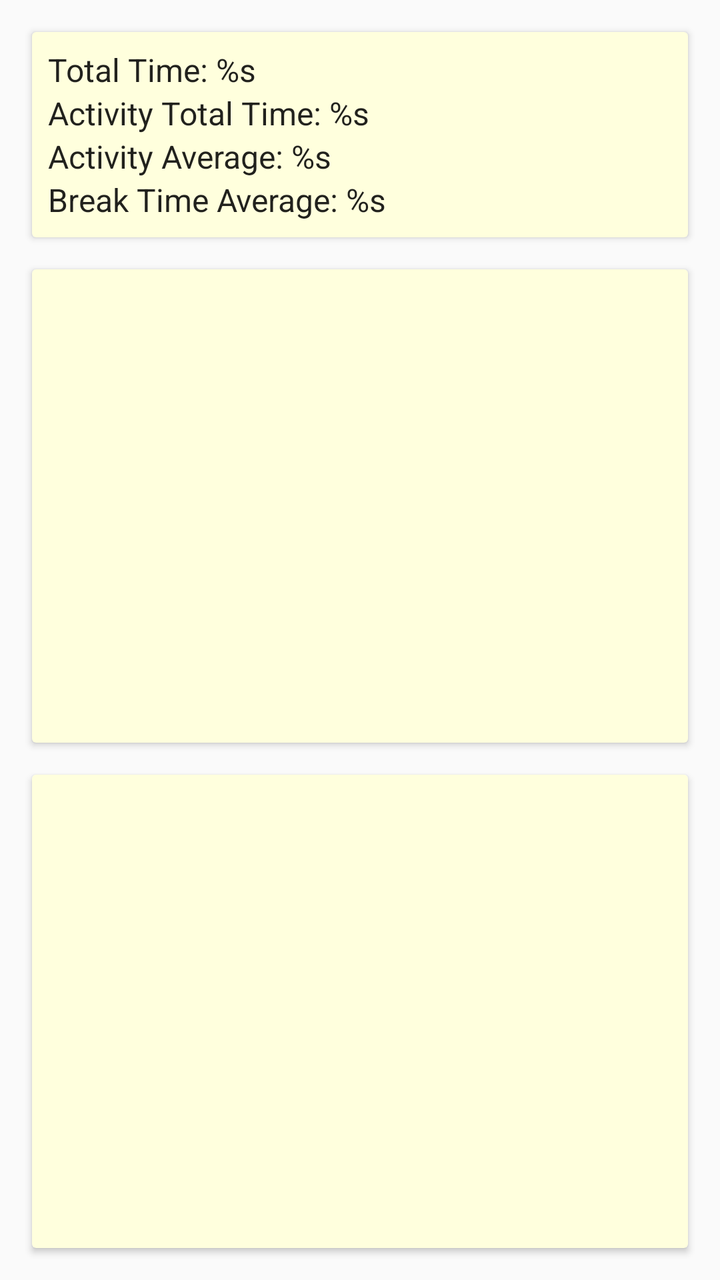
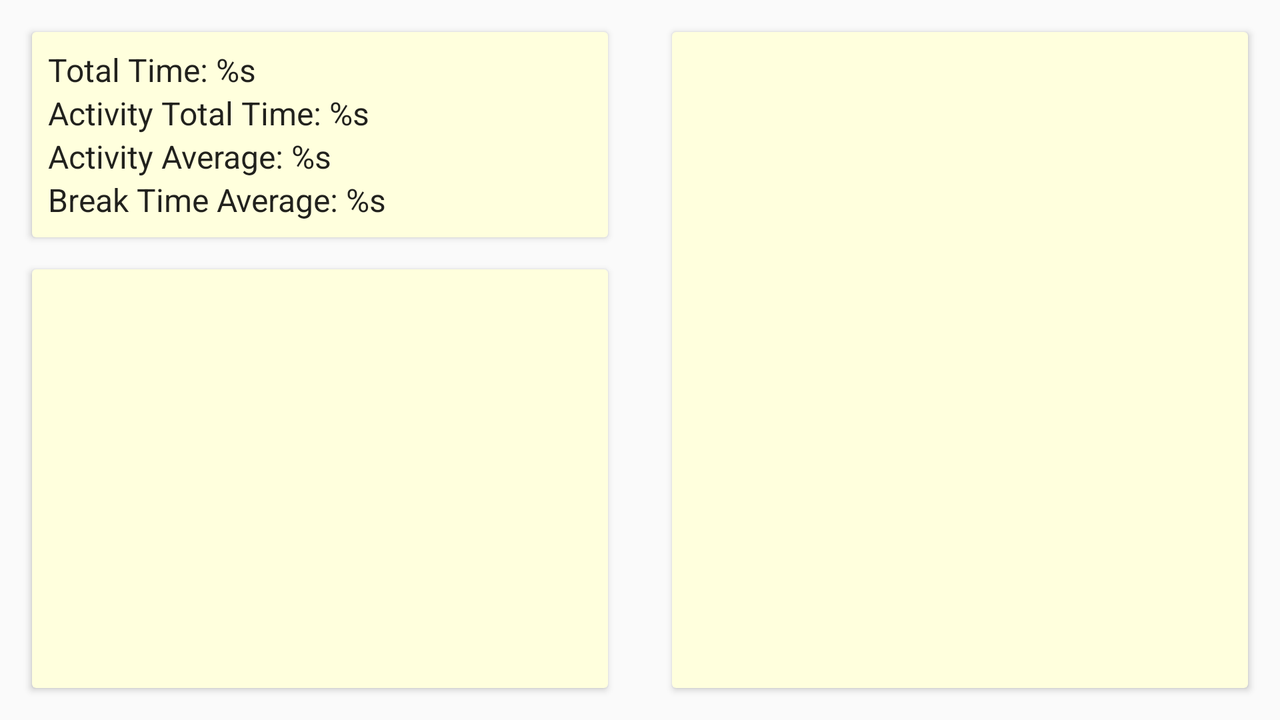

The same Android screen from two of the app's own layout files: first res/layout/ as a phone draws it, then the repository's variant for another configuration, drawn on a device whose configuration selects that folder. Both files follow.
<!-- AndroidManifest.xml: application theme AppTheme -->
<!-- res/layout/content_event_summary.xml -->
<?xml version="1.0" encoding="utf-8"?>
<android.support.constraint.ConstraintLayout xmlns:android="http://schemas.android.com/apk/res/android"
    xmlns:app="http://schemas.android.com/apk/res-auto"
    android:orientation="vertical"
    android:layout_width="match_parent"
    xmlns:tools="http://schemas.android.com/tools"
    tools:context=".EventSummaryActivity"
    tools:showIn="@layout/activity_event_summary"
    android:layout_height="match_parent"
    app:layout_behavior="@string/appbar_scrolling_view_behavior"
    >

    <android.support.v7.widget.CardView
        android:id="@+id/card_statistics"
        android:layout_width="0dp"
        android:layout_height="wrap_content"
        android:layout_margin="@dimen/base_layout_margin"
        app:layout_constraintLeft_toLeftOf="parent"
        app:layout_constraintStart_toStartOf="parent"
        app:layout_constraintRight_toRightOf="parent"
        app:layout_constraintEnd_toEndOf="parent"
        app:layout_constraintTop_toTopOf="parent"
        style="@style/CardStyle">
        <LinearLayout
            android:layout_width="match_parent"
            android:layout_height="wrap_content"
            android:padding="@dimen/small_layout_margin"
            android:orientation="vertical">
        <TextView
            android:layout_width="wrap_content"
            android:layout_height="wrap_content"
            android:id="@+id/label_time_total"
            android:textAppearance="@style/TextAppearance.AppCompat.Subhead"
            android:text="@string/label_time_total"/>

        <TextView
            android:layout_width="wrap_content"
            android:layout_height="wrap_content"
            android:id="@+id/label_activity_total"
            android:textAppearance="@style/TextAppearance.AppCompat.Subhead"
            android:text="@string/label_activity_total"/>

        <TextView
            android:layout_width="wrap_content"
            android:layout_height="wrap_content"
            android:id="@+id/label_activity_average"
            android:textAppearance="@style/TextAppearance.AppCompat.Subhead"
            android:text="@string/label_activity_average"/>

        <TextView
            android:layout_width="wrap_content"
            android:layout_height="wrap_content"
            android:id="@+id/label_break_average"
            android:textAppearance="@style/TextAppearance.AppCompat.Subhead"
            android:text="@string/label_break_average"/>
        </LinearLayout>
    </android.support.v7.widget.CardView>

    <android.support.v7.widget.CardView
        android:id="@+id/card_members"
        android:layout_width="0dp"
        android:layout_height="0dp"
        app:layout_constraintLeft_toLeftOf="parent"
        app:layout_constraintStart_toStartOf="parent"
        app:layout_constraintRight_toRightOf="parent"
        app:layout_constraintEnd_toEndOf="parent"
        app:layout_constraintTop_toBottomOf="@+id/card_details"
        app:layout_constraintBottom_toBottomOf="parent"
        app:layout_constraintVertical_weight="3"
        android:layout_margin="@dimen/base_layout_margin"
        style="@style/CardStyle">

        <android.support.v7.widget.RecyclerView
            android:layout_width="match_parent"
            android:layout_height="match_parent"
            android:padding="@dimen/small_layout_margin"
            android:id="@+id/recycler_members">
        </android.support.v7.widget.RecyclerView>

    </android.support.v7.widget.CardView>

    <android.support.v7.widget.CardView
        android:id="@+id/card_details"
        android:layout_width="0dp"
        android:layout_height="0dp"
        app:layout_constraintLeft_toLeftOf="parent"
        app:layout_constraintStart_toStartOf="parent"
        app:layout_constraintRight_toRightOf="parent"
        app:layout_constraintEnd_toEndOf="parent"
        app:layout_constraintTop_toBottomOf="@+id/card_statistics"
        app:layout_constraintBottom_toTopOf="@id/card_members"
        app:layout_constraintVertical_weight="3"
        android:layout_marginStart="@dimen/base_layout_margin"
        android:layout_marginLeft="@dimen/base_layout_margin"
        android:layout_marginEnd="@dimen/base_layout_margin"
        android:layout_marginRight="@dimen/base_layout_margin"
        android:layout_marginTop="@dimen/base_layout_margin"
        android:layout_marginBottom="0dp"
        style="@style/CardStyle">

        <android.support.v7.widget.RecyclerView
            android:layout_width="match_parent"
            android:layout_height="match_parent"
            android:padding="@dimen/small_layout_margin"
            android:id="@+id/recycler_pomodoro_list">
        </android.support.v7.widget.RecyclerView>

    </android.support.v7.widget.CardView>

</android.support.constraint.ConstraintLayout>
<!-- res/layout/activity_event_summary.xml (included above) -->
<?xml version="1.0" encoding="utf-8"?>
<android.support.design.widget.CoordinatorLayout xmlns:android="http://schemas.android.com/apk/res/android"
    xmlns:app="http://schemas.android.com/apk/res-auto"
    xmlns:tools="http://schemas.android.com/tools"
    android:layout_width="match_parent"
    android:layout_height="match_parent"
    android:background="@color/colorPrimaryDark"
    android:id="@+id/main_layout"
    tools:context="com.operationalsystems.pomodorotimer.EventSummaryActivity">


    <android.support.design.widget.AppBarLayout
        android:layout_width="match_parent"
        android:layout_height="wrap_content"
        android:theme="@style/AppTheme.AppBarOverlay">

        <android.support.v7.widget.Toolbar
            android:id="@+id/toolbar"
            android:layout_width="match_parent"
            android:layout_height="?attr/actionBarSize"
            android:background="?attr/colorPrimary"
            app:popupTheme="@style/AppTheme.PopupOverlay" />

    </android.support.design.widget.AppBarLayout>

    <include layout="@layout/content_event_summary" />

    <android.support.design.widget.FloatingActionButton
        android:id="@+id/fab"
        android:layout_width="wrap_content"
        android:layout_height="wrap_content"
        android:layout_gravity="bottom|end"
        android:layout_margin="@dimen/fab_margin"
        android:contentDescription="@string/fab_remove_event"
        app:srcCompat="@drawable/ic_remove_dk_24dp" />

</android.support.design.widget.CoordinatorLayout>
<!-- resources referenced by this layout -->
<resources>
  <color name="colorPrimaryDark">#1A66A1</color>
  <dimen name="base_layout_margin">16dp</dimen>
  <dimen name="fab_margin">16dp</dimen>
  <dimen name="small_layout_margin">8dp</dimen>
  <string name="label_activity_average">Activity Average: %s</string>
  <string name="label_activity_total">Activity Total Time: %s</string>
  <string name="label_break_average">Break Time Average: %s</string>
  <string name="label_time_total">Total Time: %s</string>
  <style name="AppTheme.AppBarOverlay" parent="ThemeOverlay.AppCompat.Dark.ActionBar" />
  <style name="AppTheme.PopupOverlay" parent="ThemeOverlay.AppCompat.Light" />
  <style name="CardStyle" parent="CardView">
          <item name="cardBackgroundColor">@color/item_selector</item>
      </style>
  <style name="AppTheme" parent="Theme.AppCompat.Light.DarkActionBar">
          
          <item name="colorPrimary">@color/colorPrimary</item>
          <item name="colorPrimaryDark">@color/colorPrimaryDark</item>
          <item name="colorAccent">@color/colorAccent</item>
      </style>
  <color name="colorPrimary">#1B75BB</color>
  <color name="colorAccent">#8BC53F</color>
</resources>
<!-- res/layout-land/content_event_summary.xml (the repository's variant of the layout above) -->
<!-- drawn on the phone turned sideways -->
<?xml version="1.0" encoding="utf-8"?>
<android.support.constraint.ConstraintLayout xmlns:android="http://schemas.android.com/apk/res/android"
    xmlns:app="http://schemas.android.com/apk/res-auto"
    android:orientation="vertical"
    android:layout_width="match_parent"
    xmlns:tools="http://schemas.android.com/tools"
    tools:context=".EventSummaryActivity"
    tools:showIn="@layout/activity_event_summary"
    android:layout_height="match_parent"
    app:layout_behavior="@string/appbar_scrolling_view_behavior"
    >

    <android.support.constraint.Guideline
        android:id="@+id/guide_middle"
        android:layout_width="0dp"
        android:layout_height="0dp"
        android:orientation="vertical"
        app:layout_constraintGuide_percent="0.5" />

    <android.support.v7.widget.CardView
        android:layout_width="0dp"
        android:layout_height="wrap_content"
        android:id="@+id/card_statistics"
        android:layout_margin="@dimen/base_layout_margin"
        app:layout_constraintLeft_toLeftOf="parent"
        app:layout_constraintStart_toStartOf="parent"
        app:layout_constraintRight_toLeftOf="@id/guide_middle"
        app:layout_constraintEnd_toStartOf="@id/guide_middle"
        app:layout_constraintTop_toTopOf="parent"
        style="@style/CardStyle">
        <LinearLayout
            android:layout_width="match_parent"
            android:layout_height="wrap_content"
            android:padding="@dimen/small_layout_margin"
            android:orientation="vertical">
            <TextView
                android:layout_width="wrap_content"
                android:layout_height="wrap_content"
                android:id="@+id/label_time_total"
                android:textAppearance="@style/TextAppearance.AppCompat.Subhead"
                android:text="@string/label_time_total"/>

            <TextView
                android:layout_width="wrap_content"
                android:layout_height="wrap_content"
                android:id="@+id/label_activity_total"
                android:textAppearance="@style/TextAppearance.AppCompat.Subhead"
                android:text="@string/label_activity_total"/>

            <TextView
                android:layout_width="wrap_content"
                android:layout_height="wrap_content"
                android:id="@+id/label_activity_average"
                android:textAppearance="@style/TextAppearance.AppCompat.Subhead"
                android:text="@string/label_activity_average"/>

            <TextView
                android:layout_width="wrap_content"
                android:layout_height="wrap_content"
                android:id="@+id/label_break_average"
                android:textAppearance="@style/TextAppearance.AppCompat.Subhead"
                android:text="@string/label_break_average"/>
        </LinearLayout>
    </android.support.v7.widget.CardView>

    <android.support.v7.widget.CardView
        android:layout_width="0dp"
        android:layout_height="0dp"
        android:layout_margin="@dimen/base_layout_margin"
        app:layout_constraintTop_toTopOf="parent"
        app:layout_constraintBottom_toBottomOf="parent"
        app:layout_constraintStart_toEndOf="@id/guide_middle"
        app:layout_constraintRight_toRightOf="parent"
        app:layout_constraintEnd_toEndOf="parent"
        style="@style/CardStyle">

        <android.support.v7.widget.RecyclerView
            android:layout_width="match_parent"
            android:layout_height="wrap_content"
            android:padding="@dimen/small_layout_margin"
            android:id="@+id/recycler_pomodoro_list">
        </android.support.v7.widget.RecyclerView>

    </android.support.v7.widget.CardView>

    <android.support.v7.widget.CardView
        android:layout_width="0dp"
        android:layout_height="0dp"
        android:layout_margin="@dimen/base_layout_margin"
        app:layout_constraintTop_toBottomOf="@+id/card_statistics"
        app:layout_constraintBottom_toBottomOf="parent"
        app:layout_constraintLeft_toLeftOf="parent"
        app:layout_constraintStart_toStartOf="parent"
        app:layout_constraintEnd_toStartOf="@id/guide_middle"
        style="@style/CardStyle">

        <android.support.v7.widget.RecyclerView
            android:padding="@dimen/small_layout_margin"
            android:layout_width="match_parent"
            android:layout_height="wrap_content"
            android:id="@+id/recycler_members">
        </android.support.v7.widget.RecyclerView>

    </android.support.v7.widget.CardView>
</android.support.constraint.ConstraintLayout>
<!-- res/layout/content_event_summary.xml (included above) -->
<?xml version="1.0" encoding="utf-8"?>
<android.support.constraint.ConstraintLayout xmlns:android="http://schemas.android.com/apk/res/android"
    xmlns:app="http://schemas.android.com/apk/res-auto"
    android:orientation="vertical"
    android:layout_width="match_parent"
    xmlns:tools="http://schemas.android.com/tools"
    tools:context=".EventSummaryActivity"
    tools:showIn="@layout/activity_event_summary"
    android:layout_height="match_parent"
    app:layout_behavior="@string/appbar_scrolling_view_behavior"
    >

    <android.support.v7.widget.CardView
        android:id="@+id/card_statistics"
        android:layout_width="0dp"
        android:layout_height="wrap_content"
        android:layout_margin="@dimen/base_layout_margin"
        app:layout_constraintLeft_toLeftOf="parent"
        app:layout_constraintStart_toStartOf="parent"
        app:layout_constraintRight_toRightOf="parent"
        app:layout_constraintEnd_toEndOf="parent"
        app:layout_constraintTop_toTopOf="parent"
        style="@style/CardStyle">
        <LinearLayout
            android:layout_width="match_parent"
            android:layout_height="wrap_content"
            android:padding="@dimen/small_layout_margin"
            android:orientation="vertical">
        <TextView
            android:layout_width="wrap_content"
            android:layout_height="wrap_content"
            android:id="@+id/label_time_total"
            android:textAppearance="@style/TextAppearance.AppCompat.Subhead"
            android:text="@string/label_time_total"/>

        <TextView
            android:layout_width="wrap_content"
            android:layout_height="wrap_content"
            android:id="@+id/label_activity_total"
            android:textAppearance="@style/TextAppearance.AppCompat.Subhead"
            android:text="@string/label_activity_total"/>

        <TextView
            android:layout_width="wrap_content"
            android:layout_height="wrap_content"
            android:id="@+id/label_activity_average"
            android:textAppearance="@style/TextAppearance.AppCompat.Subhead"
            android:text="@string/label_activity_average"/>

        <TextView
            android:layout_width="wrap_content"
            android:layout_height="wrap_content"
            android:id="@+id/label_break_average"
            android:textAppearance="@style/TextAppearance.AppCompat.Subhead"
            android:text="@string/label_break_average"/>
        </LinearLayout>
    </android.support.v7.widget.CardView>

    <android.support.v7.widget.CardView
        android:id="@+id/card_members"
        android:layout_width="0dp"
        android:layout_height="0dp"
        app:layout_constraintLeft_toLeftOf="parent"
        app:layout_constraintStart_toStartOf="parent"
        app:layout_constraintRight_toRightOf="parent"
        app:layout_constraintEnd_toEndOf="parent"
        app:layout_constraintTop_toBottomOf="@+id/card_details"
        app:layout_constraintBottom_toBottomOf="parent"
        app:layout_constraintVertical_weight="3"
        android:layout_margin="@dimen/base_layout_margin"
        style="@style/CardStyle">

        <android.support.v7.widget.RecyclerView
            android:layout_width="match_parent"
            android:layout_height="match_parent"
            android:padding="@dimen/small_layout_margin"
            android:id="@+id/recycler_members">
        </android.support.v7.widget.RecyclerView>

    </android.support.v7.widget.CardView>

    <android.support.v7.widget.CardView
        android:id="@+id/card_details"
        android:layout_width="0dp"
        android:layout_height="0dp"
        app:layout_constraintLeft_toLeftOf="parent"
        app:layout_constraintStart_toStartOf="parent"
        app:layout_constraintRight_toRightOf="parent"
        app:layout_constraintEnd_toEndOf="parent"
        app:layout_constraintTop_toBottomOf="@+id/card_statistics"
        app:layout_constraintBottom_toTopOf="@id/card_members"
        app:layout_constraintVertical_weight="3"
        android:layout_marginStart="@dimen/base_layout_margin"
        android:layout_marginLeft="@dimen/base_layout_margin"
        android:layout_marginEnd="@dimen/base_layout_margin"
        android:layout_marginRight="@dimen/base_layout_margin"
        android:layout_marginTop="@dimen/base_layout_margin"
        android:layout_marginBottom="0dp"
        style="@style/CardStyle">

        <android.support.v7.widget.RecyclerView
            android:layout_width="match_parent"
            android:layout_height="match_parent"
            android:padding="@dimen/small_layout_margin"
            android:id="@+id/recycler_pomodoro_list">
        </android.support.v7.widget.RecyclerView>

    </android.support.v7.widget.CardView>

</android.support.constraint.ConstraintLayout>
